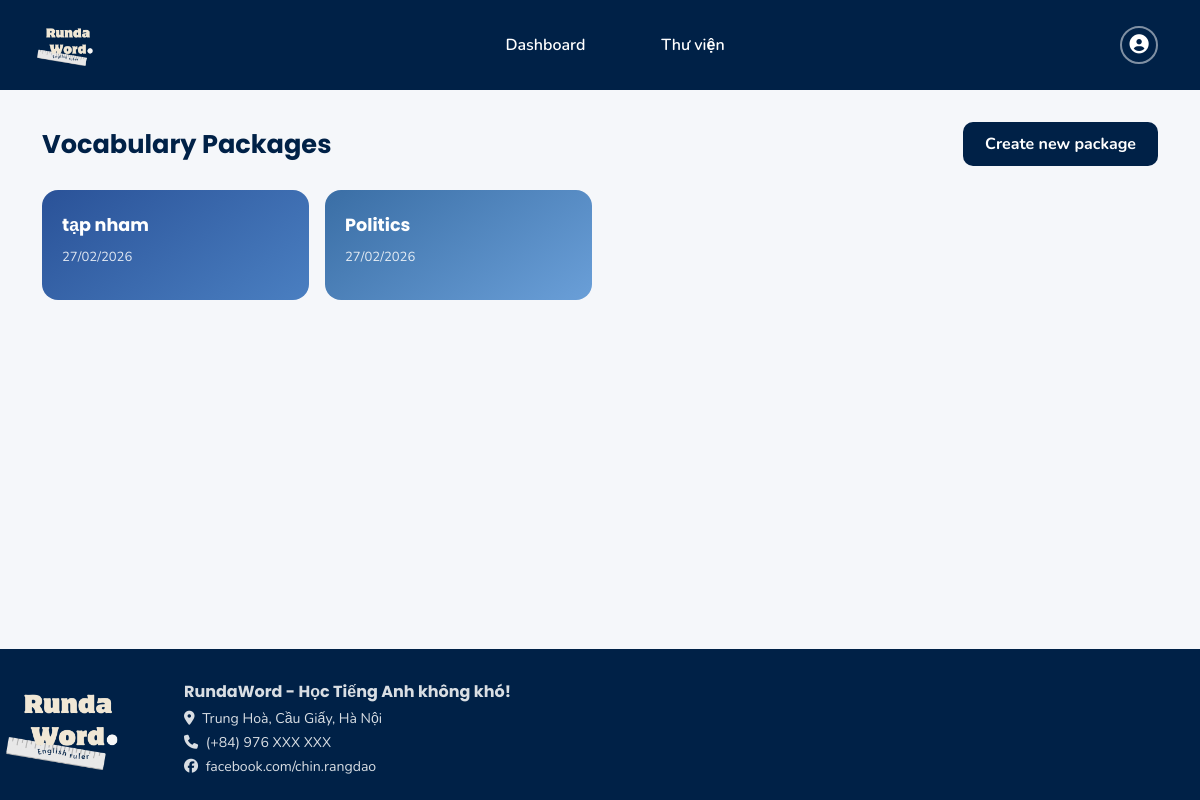
The app's page /packages (signed in), older data.
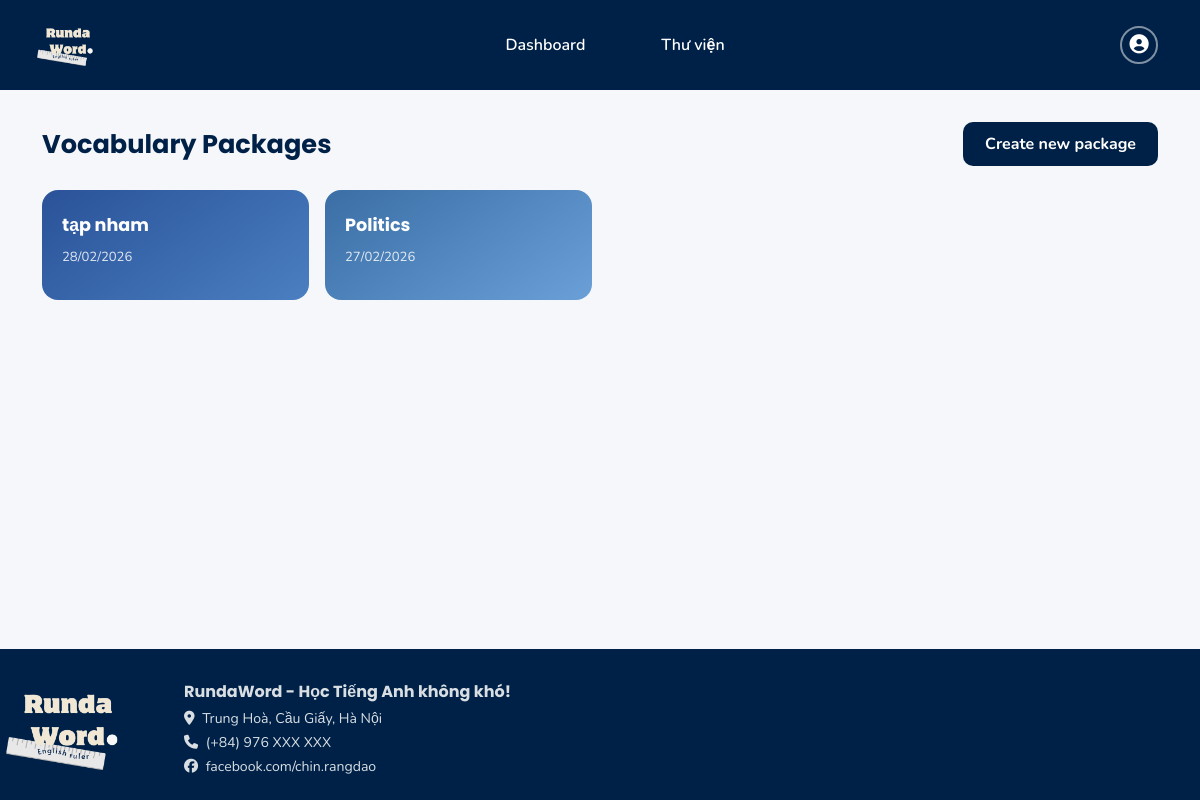
The same page, newer data.
### main.py (models this page shows)
class VocabPackage(db.Model):
    __tablename__ = 'vocab_packages'
    id = db.Column(db.Integer, primary_key=True)
    package_name = db.Column(db.String(100), nullable=False)
    package_description = db.Column(db.Text)
    created_at = db.Column(db.DateTime, default=datetime.utcnow)
    updated_at = db.Column(db.DateTime, default=datetime.utcnow)
    user_id = db.Column(db.Integer, db.ForeignKey('users.id'), nullable=False)
    vocabularies = db.relationship('Vocabulary', backref='package', lazy=True, cascade='all, delete-orphan')

### main.py (the view)
@app.route('/packages')
@login_required
def packages():
    user_packages = VocabPackage.query.filter_by(user_id=current_user.id)\
        .order_by(VocabPackage.updated_at.desc()).all()
    return render_template('packages.html', packages=user_packages)

### main.py (called while the page is built)
@login_manager.user_loader
def load_user(user_id):
    return User.query.get(int(user_id))

### templates/packages.html (shortened to what this page needs)
{% extends "base.html" %}
{% block content %}
<div class="d-flex justify-content-between align-items-center mb-4">
    <div class="page-title mb-0">Vocabulary Packages</div>
    <a href="{{ url_for('create_package') }}" class="btn btn-navy">
        Create new package
    </a>
</div>
{% if packages %}
<div class="row g-3">
    {% for package in packages %}
    <div class="col-6 col-md-4 col-lg-3">
        <a href="{{ url_for('package_detail', package_id=package.id) }}"
            class="pkg-card pkg-card-{{ loop.index0 % 4 }}">
            <div class="pkg-card-name">{{ package.package_name }}</div>
            <div class="pkg-card-meta">
                {{ package.updated_at.strftime('%d/%m/%Y') }}
            </div>
        </a>
    </div>
    {% endfor %}
</div>
{% else %}
<div class="rw-card text-center py-5">
    <i class="fas fa-folder-open fa-3x mb-3" style="color:var(--muted)"></i>
    <p class="text-muted mb-3">Bạn chưa có gói từ vựng nào</p>
    <a href="{{ url_for('create_package') }}" class="btn btn-navy">Tạo gói đầu tiên</a>
</div>
{% endif %}
{% endblock %}

Row changes from the older to the newer data that the page shows:
changed VocabPackage "tạp nham": updated_at "27/02/2026" → "28/02/2026"
